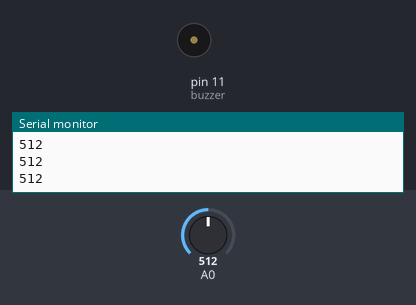
Bench run of a sketch on a simulated Arduino Nano, built with avr-gcc and run on an emulated ATmega328P. Shown: buzzer (waves = sounding, pin HIGH), the last lines printed to the serial monitor. The inputs (shaded band) are chosen by the test bench; at power-on: A0 = 512.

Above: at 1.2 s.
1.3 s: A0 set to 491
At 1.5 s:
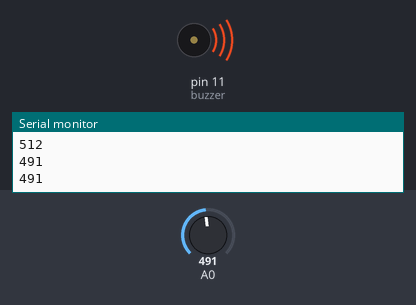
4.3 s: A0 set to 510
At 4.3 s:
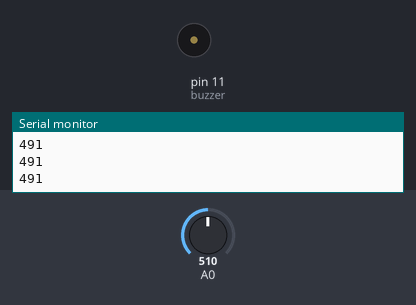
5.8 s: A0 set to 490
At 6.0 s:
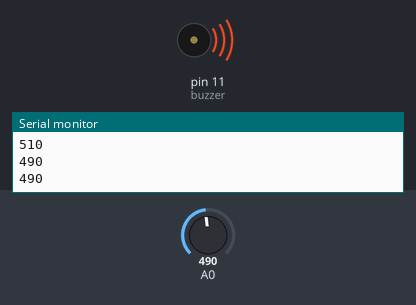
8.8 s: A0 set to 511
Timing chart, 0 to 11.3 s (numbered marks = the images above; inputs shaded):
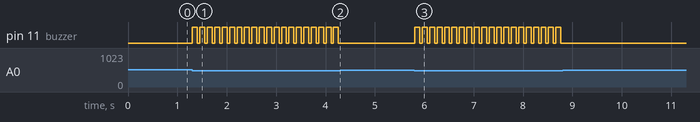

Measured:
- the behaviour switches between 500 and 499 on A0 (found by bisection; images 0 and 1)
- after the input at 1.3 s, pin 11 (buzzer): alternates HIGH for 0.10 s and LOW for 0.05 s, starting at once
- after the input at 4.3 s, pin 11 (buzzer): stops changing and stays LOW
- after the input at 5.8 s, pin 11 (buzzer): alternates HIGH for 0.10 s and LOW for 0.05 s, starting at once
- after the input at 8.8 s, pin 11 (buzzer): stops changing and stays LOW

The sketch:

ky026_buzzer_alarm.ino
```cpp
// Arduino sketch that reads the analog value from the KY-026 flame sensor on A0, prints the value to serial, and toggles a buzzer on digital pin 11 when a flame is detected (analog value < 500).
//
// Full tutorial: https://shillehtek.com/blogs/news/arduino-ky-026-flame-sensor-buzzer-alarm
// Parts used: https://shillehtek.com/products/flame-sensor-ky-026-arduino-esp32-raspberry-pi
//             https://shillehtek.com/products/arduino-nano-v3-presoldered-ch340g-atmega328p
//             https://shillehtek.com/products/ky-006-passive-piezo-buzzer-alarm-module-for-arduino-projects
// More examples: https://github.com/shillehbean/shillehtek-examples
//

int buzzer = 11;      // buzzer pin
int valorSensor = 0;  // value coming from the sensor

void setup() {
  Serial.begin(9600);
  pinMode(buzzer, OUTPUT);
}

void loop() {
  // Read the flame sensor's analog value
  valorSensor = analogRead(A0);
  Serial.println(valorSensor);

  // Sound the alarm when a flame is detected
  if (valorSensor < 500) {
    digitalWrite(buzzer, HIGH);
    delay(100);
    digitalWrite(buzzer, LOW);
    delay(50);
  }
}
```
